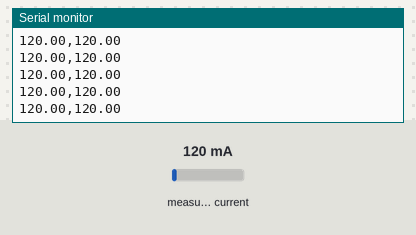
Recording of a program running on a simulated ESP32. On the bench: the last lines printed to the serial monitor. The test bench sets the inputs (shaded band); at power-on: measured current 120 mA.

Above: at 1.2 s.
1.3 s: measured current set to 40 mA
At 1.9 s:
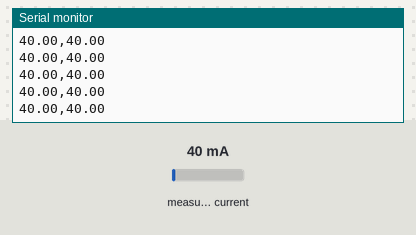
2.8 s: measured current set to 1000 mA
At 3.9 s:
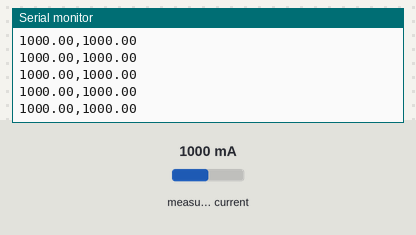
Timing chart, 0 to 5.8 s (numbered marks = the images above; inputs shaded):
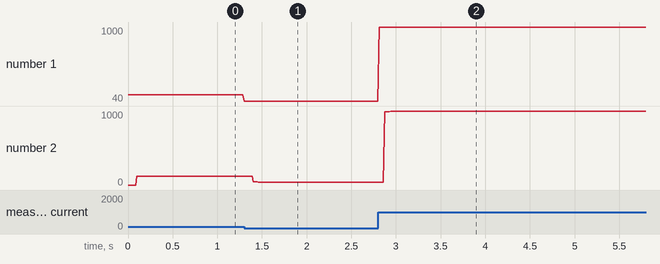

The program:

main.cpp
```cpp
#include <Arduino.h>
#include <Wire.h>
#include <Adafruit_INA219.h>


Adafruit_INA219 ina219_1;

unsigned long sensTimer = 0;


float dist_3[3] = {0.0, 0.0, 0.0};


float Curr_1, Curr_2, Curr_3;
float middle, dist, dist_filtered; // Для фильтрации

float k; //Коэффициент для бегущего среднего
byte i, delta; //счётчики


//Adafruit_INA219 ina219_2;
float middle_of_3(float a, float b, float c);
float ReadAndFilterUS();


void setup()
{
Wire.begin(21, 22);
Serial.begin(9600);
Serial.println("clean, median");
ina219_1.setCalibration_32V_2A();
//ina219_2.setCalibration_16V_400mA();
if (! ina219_1.begin()) {
    //Serial.println("Failed to find INA219 chip");
    while (1) { delay(10); }
  }
//ina219_2.begin();

}


void loop()

{
/*
Curr_1 = ina219_1.getCurrent_mA();
Curr_2 = ina219_1.getCurrent_mA();
Curr_3 = ina219_1.getCurrent_mA();

Med = Curr_1 + Curr_2 + Curr_3;
Med = Med /3;
*/


Serial.print(ina219_1.getCurrent_mA());
Serial.print(',');
Curr_1 = ReadAndFilterUS();
Serial.print(Curr_1);
Serial.println();


//delay();
//Serial.println(ina219_2.getCurrent_mA());
}

float middle_of_3(float a, float b, float c)
{
  if ((a <= b) && (a <= c)) {
    middle = (b <= c) ? b : c;
  }
  else {
    if ((b <= a) && (b <= c)) {
      middle = (a <= c) ? a : c;
    }
    else {
      middle = (a <= b) ? a : b;
    }
  }
  return middle;
}


float ReadAndFilterUS()
{
    if (millis() - sensTimer > 50) {                          // измерение и вывод каждые 50 мс
    // счётчик от 0 до 2
    // каждую итерацию таймера i последовательно принимает значения 0, 1, 2, и так по кругу
    if (i > 1) i = 0;
    else i++;

    dist_3[i] = ina219_1.getCurrent_mA();                 // получить расстояние в текущую ячейку массива
    dist = middle_of_3(dist_3[0], dist_3[1], dist_3[2]);    // фильтровать медианным фильтром из 3ёх последних измерений

    delta = abs(dist_filtered - dist);                      // расчёт изменения с предыдущим
    if (delta > 1) k = 0.99;                                 // если большое - резкий коэффициент
    else k = 0.9;                                           // если маленькое - плавный коэффициент

    dist_filtered += ( dist -dist_filtered) * k;     // фильтр "бегущее среднее"

    sensTimer = millis();                                   // сбросить таймер


  }
  return dist_filtered;
}
```

Measured:
- after the input at 1.3 s, the serial monitor: prints a new line at once (image 1)
- after the input at 2.8 s, the serial monitor: prints a new line at once (image 2)
- plotted number 1: 120 → 40 after the input at 1.3 s, 40 → 1000 after the input at 2.8 s
- plotted number 2: 120 → 40 after the input at 1.3 s, 40 → 1000 after the input at 2.8 s
